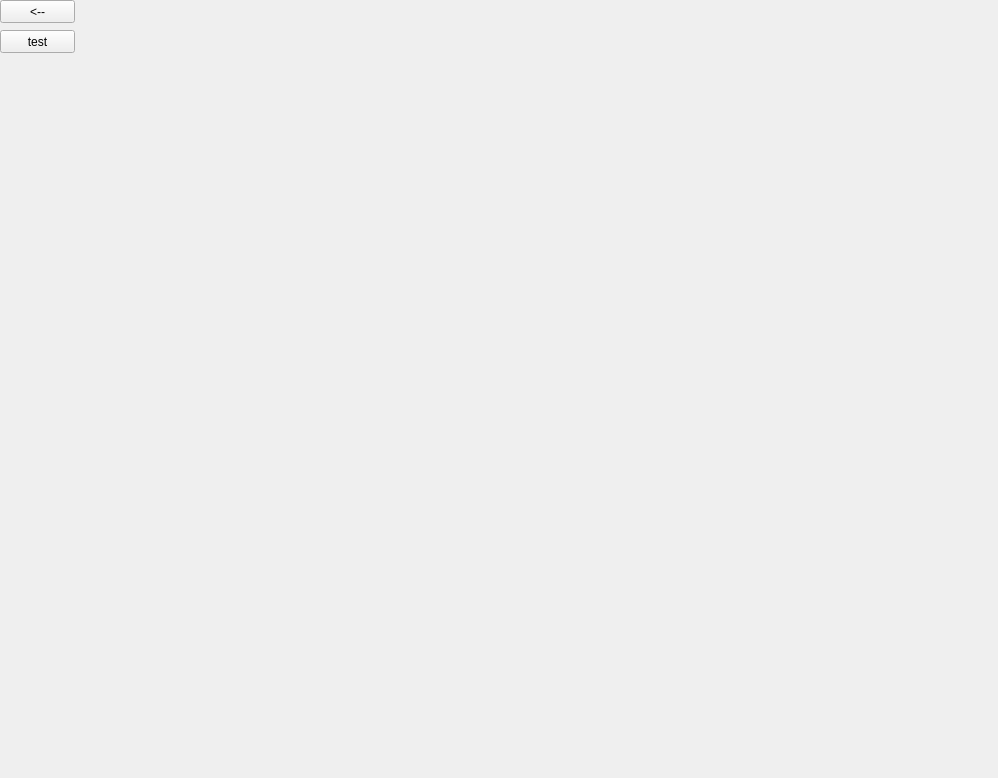
<?xml version="1.0" encoding="UTF-8"?>
<ui version="4.0">
 <class>Form</class>
 <widget class="QWidget" name="Form">
  <property name="geometry">
   <rect>
    <x>0</x>
    <y>0</y>
    <width>998</width>
    <height>778</height>
   </rect>
  </property>
  <property name="windowTitle">
   <string>Form</string>
  </property>
  <widget class="QPushButton" name="pushButton">
   <property name="geometry">
    <rect>
     <x>0</x>
     <y>30</y>
     <width>75</width>
     <height>23</height>
    </rect>
   </property>
   <property name="text">
    <string>test</string>
   </property>
  </widget>
  <widget class="QPushButton" name="btn_back_credit">
   <property name="geometry">
    <rect>
     <x>0</x>
     <y>0</y>
     <width>75</width>
     <height>23</height>
    </rect>
   </property>
   <property name="text">
    <string>&lt;--</string>
   </property>
  </widget>
 </widget>
 <resources/>
 <connections/>
</ui>
